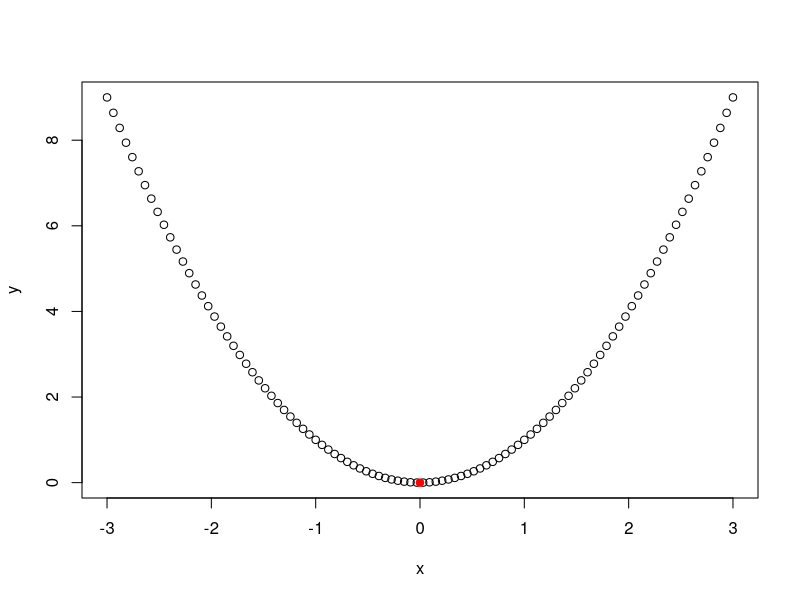

Reproduce this figure in R. (Note: this script raises an error after producing the figure.)
#http://www.r-bloggers.com/linear-regression-by-gradient-descent/
##
## Liniowa regresja na bazie najszybszego spadku
## na podstawie
## https://www.coursera.org/learn/machine-learning/lecture/kCvQc/gradient-descent-for-linear-regression
## http://cs229.stanford.edu/notes/cs229-notes1.pdf
## http://machinelearningmastery.com/convex-optimization-in-r/


################################################################################
# SPADEK GRADIENTU - w 1D pochodnej - dla funkcji 1D

funkcja <- function(x) {                     # zdefiniuj funkcję 1D z optimum w punkcie (0,0)
  x[1]^2
}

pochodna <- function(x) {                    # określ pochodną funkcji 1D
  2*x[1]
}

# metoda spadku gradientu w 1D
spadek_gradientu <- function(func, pochodna, start, step=0.05, tol=1e-8) {
  pt1 <- start                               # start
  grdnt <- pochodna(pt1)                     # pochodna funkcji 
  pt2 <- pt1[1] - step*grdnt[1]              # odejmujemy pochodną razy step od wejściowego parametru
  while (abs(func(pt1)-func(pt2)) > tol) {   # przy minimum małe wartości pochodnej, jeśli mniejsze od tol przerwij pętle
    pt1 <- pt2                               # w przypadku spadku funkcji dodajemy do x
    grdnt <- pochodna(pt1)                   # w przypadku wzrostu funkcji odejmujemy do x
    pt2 <- pt1[1] - step*grdnt[1]            # aby "stoczyć się" do minimum
    print(func(pt2))                         # wypisuj postęp schodzenia do minimum
  }                                          
  pt2                                        # zwróć ostatni punkt optymalizacji
}

result <- spadek_gradientu(                  # znajdź minimum używając funkcji spadku gradientu
  funkcja,                                   # funkcja do optymalizacji
  pochodna,                                  # gradient funkcji 
  c(runif(1,-3,3)),                          # punkt startu
  0.05,                                      # krok optymalizacji
  1e-8)                                      # dopuszczalny błąd

# wyswietl rezultat optymalizacji
print(result)                                # współrzędne minimum
print(funkcja(result))                       # wartość funkcji w minimum
x <- seq(-3, 3, length.out=100)
y <- sapply(x, funkcja)
plot(x, y, xlab="x",ylab="y")                # wyswietl funkcję 1D na wykresie
# wskaż czerwonym punktem znalezione optimum
points(result, funkcja(result), col="red", pch=19)
Sys.sleep(2)                                 #pauza na 2 sekundy


################################################################################
# SPADEK GRADIENTU dla funkcji 2D

funkcja <- function(x) {                     # zdefiniuj funkcję 2D z optimum w punkcie (0,0)
  x[1]^2 + x[2]^2
}

gradient <- function(x) {                    # określ pochodną funkcji 2D
  c(2*x[1], 2*x[2])
}

# metoda spadku gradientu w 2D
spadek_gradientu <- function(func, gradient, start, step=0.05, tol=1e-8) {
  pt1 <- start                               # start
  grdnt <- gradient(pt1)                     # gradient funkcji po przecieciu wzdłuż x i y
  pt2 <- c(pt1[1] - step*grdnt[1], pt1[2] - step*grdnt[2])
  while (abs(func(pt1)-func(pt2)) > tol) {   # przy minimum małe wartości gradientu, jeśli mniejsze od tol przerwij pętle
    pt1 <- pt2                               # w przypadku spadku funkcji przecięcia (część gradientu) dodajemy do odpowiedniego wymiaru
    grdnt <- gradient(pt1)                   # w przypadku wzrostu funkcji przecięcia odejmujemy od odpowiedniego wymiaru
    pt2 <- c(pt1[1] - step*grdnt[1], pt1[2] - step*grdnt[2])
    print(func(pt2))                         # wypisuj postęp schodzenia do minimum
  }
  pt2                                        # zwróć ostatni punkt optymalizacji
}

result <- spadek_gradientu(                  # znajdź minimum używając funkcji spadku gradientu
  funkcja,                                   # funkcja do optymalizacji
  gradient,                                  # gradient funkcji 
  c(runif(1,-3,3), runif(1,-3,3)),           # punkt startu
  0.05,                                      # krok optymalizacji
  1e-8)                                      # dopuszczalny błąd

# wyswietl rezultat optymalizacji
print(result)                                # współrzędne minimum
print(funkcja(result))                       # wartość funkcji w minimum
x <- seq(-3, 3, length.out=100)
y <- seq(-3, 3, length.out=100)
z <- funkcja(expand.grid(x, y))              # wyswietl funkcję 2D jako rysunek konturów
contour(x, y, matrix(z, length(x)), xlab="x",ylab="y")
# wskaż czerwonym punktem znalezione optimum
points(result[1], result[2], col="red", pch=19)
# obrysuj ten punkt kwadratem dla lepszego rozeznania
rect(result[1]-0.2, result[2]-0.2, result[1]+0.2, result[2]+0.2, lwd=2)
Sys.sleep(2)                                 #pauza na 2 sekundy



################################################################################
# REGRESJA LINIOWA
# wygeneruj losowe dane, gdzie y jest funkcją losową x też losowego (inne rozkłady)
x <- runif(1000, -5, 5)
y <- x + rnorm(1000) + 3

res <- lm( y ~ x )                           # wygeneruj model regresji liniowej

# rysunek danych i modelu
plot(x,y, col=rgb(0.2,0.4,0.6,0.4), main='Linear regression')
abline(res, col='blue')
Sys.sleep(2)                                 #pauza na 2 sekundy

################################################################################
# Funkcja kosztów - kwadraty błędów
cost <- function(X, y, theta) {
  sum( (X %*% theta - y)^2 ) / (2*length(y))
}

alpha <- 0.01                                # współczynnik uczenia alfa
num_iters <- 1000                            # liczba iteracji
cost_history <- double(num_iters)            # historia
theta_history <- list(num_iters)
theta <- matrix(c(0,0), nrow=2)              # inicjalizuj współczynniki
X <- cbind(1, matrix(x))                     # dodaj jedynki dla B z Ax+B wzoru prostej

for (i in 1:num_iters) {                     # spadek gradientu dla sumy kwadratów różnic po osi y
  error <- (X %*% theta - y)                 # między punktami (x,y) a linią regresji A*X+B 
  delta <- t(X) %*% error / length(y)        # gdzie Theta to wektor [B,A]
  theta <- theta - alpha * delta             # zwiększamy lub zmniejszamy theta 
  cost_history[i] <- cost(X, y, theta)       # w zależności od wartości gradientu w delta  
  theta_history[[i]] <- theta                # notujemy historię kosztów i theta
}

# rysunek danych i próby optymalizacji 
plot(x,y, col=rgb(0.2,0.4,0.6,0.4), main='regresja liniowa przez spadek gradientu')
for (i in c(1,3,6,10,14,seq(20,num_iters,by=10))) {
  abline(coef=theta_history[[i]], col=rgb(0.8,0,0,0.3))
}
abline(coef=theta, col="blue")
Sys.sleep(2)                                 #pauza na 2 sekundy

cost_history[seq(1,num_iters, by=100)]       # wykres kosztu funkcji w czasie
plot(cost_history, type='l', col='blue', lwd=2, main='Funkcja kosztu', ylab='koszt', xlab='Iteracja')
Sys.sleep(2)                                 #pauza na 2 sekundy


